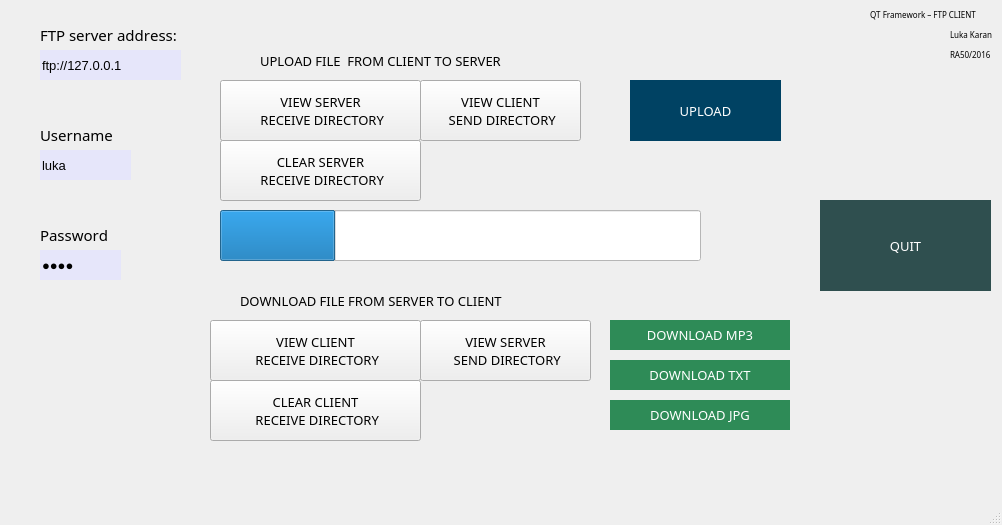
<?xml version="1.0" encoding="UTF-8"?>
<ui version="4.0">
 <class>MainWindow</class>
 <widget class="QMainWindow" name="MainWindow">
  <property name="geometry">
   <rect>
    <x>0</x>
    <y>0</y>
    <width>1002</width>
    <height>525</height>
   </rect>
  </property>
  <property name="windowTitle">
   <string>FTP_CLIENT</string>
  </property>
  <property name="windowIcon">
   <iconset>
    <normaloff>icon.png</normaloff>
    <normalon>icon.png</normalon>
    <disabledoff>icon.png</disabledoff>
    <activeon>icon.png</activeon>
    <selectedoff>icon.png</selectedoff>
    <selectedon>icon.png</selectedon>icon.png</iconset>
  </property>
  <property name="toolTipDuration">
   <number>-1</number>
  </property>
  <property name="styleSheet">
   <string notr="true">QMainWindow{background-image: url(&quot;C:/Users/Luka/Desktop/FTP_CLIENT/FTP_CLIENT/background.jpg&quot;);}
</string>
  </property>
  <property name="animated">
   <bool>false</bool>
  </property>
  <widget class="QWidget" name="centralWidget">
   <property name="styleSheet">
    <string notr="true"/>
   </property>
   <widget class="QLabel" name="label_ftp">
    <property name="geometry">
     <rect>
      <x>40</x>
      <y>20</y>
      <width>141</width>
      <height>30</height>
     </rect>
    </property>
    <property name="font">
     <font>
      <family>Bauhaus 93</family>
      <pointsize>11</pointsize>
      <weight>50</weight>
      <italic>false</italic>
      <bold>false</bold>
      <kerning>false</kerning>
     </font>
    </property>
    <property name="toolTip">
     <string/>
    </property>
    <property name="styleSheet">
     <string notr="true">font: 11pt &quot;Bauhaus 93&quot;;</string>
    </property>
    <property name="frameShape">
     <enum>QFrame::NoFrame</enum>
    </property>
    <property name="frameShadow">
     <enum>QFrame::Raised</enum>
    </property>
    <property name="midLineWidth">
     <number>1</number>
    </property>
    <property name="text">
     <string>FTP server address:</string>
    </property>
   </widget>
   <widget class="QLineEdit" name="lineEdit_ftp">
    <property name="geometry">
     <rect>
      <x>40</x>
      <y>50</y>
      <width>141</width>
      <height>30</height>
     </rect>
    </property>
    <property name="font">
     <font>
      <family>Arial</family>
      <pointsize>10</pointsize>
      <weight>50</weight>
      <italic>false</italic>
      <bold>false</bold>
      <kerning>false</kerning>
     </font>
    </property>
    <property name="toolTip">
     <string/>
    </property>
    <property name="styleSheet">
     <string notr="true">background-color: rgb(230, 230, 250);
 border: 10px;
font: 10pt &quot;Arial&quot;;
color:black;</string>
    </property>
    <property name="text">
     <string>ftp://127.0.0.1</string>
    </property>
    <property name="frame">
     <bool>true</bool>
    </property>
   </widget>
   <widget class="QLabel" name="label_user">
    <property name="geometry">
     <rect>
      <x>40</x>
      <y>120</y>
      <width>91</width>
      <height>30</height>
     </rect>
    </property>
    <property name="font">
     <font>
      <family>Bauhaus 93</family>
      <pointsize>11</pointsize>
      <weight>50</weight>
      <italic>false</italic>
      <bold>false</bold>
      <kerning>false</kerning>
     </font>
    </property>
    <property name="toolTip">
     <string/>
    </property>
    <property name="styleSheet">
     <string notr="true">font: 11pt &quot;Bauhaus 93&quot;;</string>
    </property>
    <property name="frameShape">
     <enum>QFrame::NoFrame</enum>
    </property>
    <property name="frameShadow">
     <enum>QFrame::Raised</enum>
    </property>
    <property name="midLineWidth">
     <number>1</number>
    </property>
    <property name="text">
     <string>Username</string>
    </property>
   </widget>
   <widget class="QLineEdit" name="lineEdit_user">
    <property name="geometry">
     <rect>
      <x>40</x>
      <y>150</y>
      <width>91</width>
      <height>30</height>
     </rect>
    </property>
    <property name="font">
     <font>
      <family>Arial</family>
      <pointsize>10</pointsize>
      <weight>50</weight>
      <italic>false</italic>
      <bold>false</bold>
      <kerning>false</kerning>
     </font>
    </property>
    <property name="toolTip">
     <string/>
    </property>
    <property name="styleSheet">
     <string notr="true">background-color: rgb(230, 230, 250);
 border: 10px;
font: 10pt &quot;Arial&quot;;
color:black;</string>
    </property>
    <property name="inputMethodHints">
     <set>Qt::ImhNone</set>
    </property>
    <property name="text">
     <string>luka</string>
    </property>
    <property name="frame">
     <bool>true</bool>
    </property>
   </widget>
   <widget class="QLabel" name="label_password">
    <property name="geometry">
     <rect>
      <x>40</x>
      <y>220</y>
      <width>81</width>
      <height>30</height>
     </rect>
    </property>
    <property name="font">
     <font>
      <family>Bauhaus 93</family>
      <pointsize>11</pointsize>
      <weight>50</weight>
      <italic>false</italic>
      <bold>false</bold>
      <kerning>false</kerning>
     </font>
    </property>
    <property name="toolTip">
     <string/>
    </property>
    <property name="styleSheet">
     <string notr="true">font: 11pt &quot;Bauhaus 93&quot;;</string>
    </property>
    <property name="frameShape">
     <enum>QFrame::NoFrame</enum>
    </property>
    <property name="frameShadow">
     <enum>QFrame::Raised</enum>
    </property>
    <property name="midLineWidth">
     <number>1</number>
    </property>
    <property name="text">
     <string>Password</string>
    </property>
   </widget>
   <widget class="QLineEdit" name="lineEdit_password">
    <property name="enabled">
     <bool>true</bool>
    </property>
    <property name="geometry">
     <rect>
      <x>40</x>
      <y>250</y>
      <width>81</width>
      <height>30</height>
     </rect>
    </property>
    <property name="font">
     <font>
      <family>Arial</family>
      <pointsize>10</pointsize>
      <weight>50</weight>
      <italic>false</italic>
      <bold>false</bold>
      <kerning>false</kerning>
     </font>
    </property>
    <property name="toolTip">
     <string/>
    </property>
    <property name="styleSheet">
     <string notr="true">background-color: rgb(230, 230, 250);
 border: 10px;
font: 10pt &quot;Arial&quot;;
color:black;</string>
    </property>
    <property name="text">
     <string>rtrk</string>
    </property>
    <property name="frame">
     <bool>true</bool>
    </property>
    <property name="echoMode">
     <enum>QLineEdit::Password</enum>
    </property>
   </widget>
   <widget class="QProgressBar" name="progressBar">
    <property name="geometry">
     <rect>
      <x>220</x>
      <y>210</y>
      <width>481</width>
      <height>51</height>
     </rect>
    </property>
    <property name="font">
     <font>
      <family>Bauhaus 93</family>
      <pointsize>11</pointsize>
      <weight>50</weight>
      <italic>false</italic>
      <bold>false</bold>
     </font>
    </property>
    <property name="autoFillBackground">
     <bool>false</bool>
    </property>
    <property name="styleSheet">
     <string notr="true">font: 11pt &quot;Bauhaus 93&quot;;
background-color:white;
color:white;</string>
    </property>
    <property name="value">
     <number>24</number>
    </property>
   </widget>
   <widget class="QPushButton" name="Btn_upload">
    <property name="geometry">
     <rect>
      <x>630</x>
      <y>80</y>
      <width>151</width>
      <height>61</height>
     </rect>
    </property>
    <property name="font">
     <font>
      <family>Bauhaus 93</family>
      <pointsize>10</pointsize>
      <weight>50</weight>
      <italic>false</italic>
      <bold>false</bold>
     </font>
    </property>
    <property name="cursor">
     <cursorShape>PointingHandCursor</cursorShape>
    </property>
    <property name="styleSheet">
     <string notr="true">background-color: rgb(00,66,99);
 border: 10px;
font: 10pt &quot;Bauhaus 93&quot;;
color:white;</string>
    </property>
    <property name="text">
     <string>UPLOAD</string>
    </property>
   </widget>
   <widget class="QLabel" name="creator">
    <property name="enabled">
     <bool>true</bool>
    </property>
    <property name="geometry">
     <rect>
      <x>950</x>
      <y>20</y>
      <width>91</width>
      <height>30</height>
     </rect>
    </property>
    <property name="font">
     <font>
      <family>Bauhaus 93</family>
      <pointsize>6</pointsize>
      <weight>50</weight>
      <italic>false</italic>
      <bold>false</bold>
      <kerning>false</kerning>
     </font>
    </property>
    <property name="toolTip">
     <string/>
    </property>
    <property name="styleSheet">
     <string notr="true">font: 6pt &quot;Bauhaus 93&quot;;</string>
    </property>
    <property name="frameShape">
     <enum>QFrame::NoFrame</enum>
    </property>
    <property name="frameShadow">
     <enum>QFrame::Plain</enum>
    </property>
    <property name="lineWidth">
     <number>0</number>
    </property>
    <property name="midLineWidth">
     <number>0</number>
    </property>
    <property name="text">
     <string>Luka Karan</string>
    </property>
    <property name="openExternalLinks">
     <bool>false</bool>
    </property>
    <property name="textInteractionFlags">
     <set>Qt::LinksAccessibleByMouse</set>
    </property>
   </widget>
   <widget class="QLabel" name="index">
    <property name="enabled">
     <bool>true</bool>
    </property>
    <property name="geometry">
     <rect>
      <x>950</x>
      <y>40</y>
      <width>91</width>
      <height>30</height>
     </rect>
    </property>
    <property name="font">
     <font>
      <family>Bauhaus 93</family>
      <pointsize>6</pointsize>
      <weight>50</weight>
      <italic>false</italic>
      <bold>false</bold>
      <kerning>false</kerning>
     </font>
    </property>
    <property name="toolTip">
     <string/>
    </property>
    <property name="styleSheet">
     <string notr="true">font: 6pt &quot;Bauhaus 93&quot;;</string>
    </property>
    <property name="frameShape">
     <enum>QFrame::NoFrame</enum>
    </property>
    <property name="frameShadow">
     <enum>QFrame::Plain</enum>
    </property>
    <property name="lineWidth">
     <number>0</number>
    </property>
    <property name="midLineWidth">
     <number>0</number>
    </property>
    <property name="text">
     <string>RA50/2016</string>
    </property>
    <property name="textInteractionFlags">
     <set>Qt::LinksAccessibleByMouse</set>
    </property>
   </widget>
   <widget class="QLabel" name="projectname">
    <property name="enabled">
     <bool>true</bool>
    </property>
    <property name="geometry">
     <rect>
      <x>870</x>
      <y>0</y>
      <width>231</width>
      <height>30</height>
     </rect>
    </property>
    <property name="font">
     <font>
      <family>Bauhaus 93</family>
      <pointsize>6</pointsize>
      <weight>50</weight>
      <italic>false</italic>
      <bold>false</bold>
      <kerning>false</kerning>
     </font>
    </property>
    <property name="toolTip">
     <string/>
    </property>
    <property name="styleSheet">
     <string notr="true">font: 6pt &quot;Bauhaus 93&quot;;</string>
    </property>
    <property name="frameShape">
     <enum>QFrame::NoFrame</enum>
    </property>
    <property name="frameShadow">
     <enum>QFrame::Plain</enum>
    </property>
    <property name="lineWidth">
     <number>0</number>
    </property>
    <property name="midLineWidth">
     <number>0</number>
    </property>
    <property name="text">
     <string>QT Framework – FTP CLIENT</string>
    </property>
    <property name="openExternalLinks">
     <bool>false</bool>
    </property>
    <property name="textInteractionFlags">
     <set>Qt::LinksAccessibleByMouse</set>
    </property>
   </widget>
   <widget class="QPushButton" name="Btn_disconnect">
    <property name="geometry">
     <rect>
      <x>820</x>
      <y>200</y>
      <width>171</width>
      <height>91</height>
     </rect>
    </property>
    <property name="font">
     <font>
      <family>Bauhaus 93</family>
      <pointsize>10</pointsize>
      <weight>50</weight>
      <italic>false</italic>
      <bold>false</bold>
     </font>
    </property>
    <property name="cursor">
     <cursorShape>ForbiddenCursor</cursorShape>
    </property>
    <property name="styleSheet">
     <string notr="true">background-color: rgb(47, 79, 79);
 border: 10px;
font: 10pt &quot;Bauhaus 93&quot;;
color:white;</string>
    </property>
    <property name="text">
     <string>QUIT</string>
    </property>
   </widget>
   <widget class="QPushButton" name="Btn_download">
    <property name="geometry">
     <rect>
      <x>610</x>
      <y>320</y>
      <width>180</width>
      <height>30</height>
     </rect>
    </property>
    <property name="font">
     <font>
      <family>Bauhaus 93</family>
      <pointsize>10</pointsize>
      <weight>50</weight>
      <italic>false</italic>
      <bold>false</bold>
     </font>
    </property>
    <property name="cursor">
     <cursorShape>PointingHandCursor</cursorShape>
    </property>
    <property name="styleSheet">
     <string notr="true">background-color: rgb(46, 139, 87);
 border: 10px;
font: 10pt &quot;Bauhaus 93&quot;;
color:white;</string>
    </property>
    <property name="text">
     <string>DOWNLOAD MP3</string>
    </property>
   </widget>
   <widget class="QLabel" name="label_ftp_2">
    <property name="geometry">
     <rect>
      <x>260</x>
      <y>30</y>
      <width>361</width>
      <height>61</height>
     </rect>
    </property>
    <property name="font">
     <font>
      <family>Bauhaus 93</family>
      <pointsize>10</pointsize>
      <weight>50</weight>
      <italic>false</italic>
      <bold>false</bold>
      <kerning>false</kerning>
     </font>
    </property>
    <property name="toolTip">
     <string/>
    </property>
    <property name="styleSheet">
     <string notr="true">font: 10pt &quot;Bauhaus 93&quot;;</string>
    </property>
    <property name="frameShape">
     <enum>QFrame::NoFrame</enum>
    </property>
    <property name="frameShadow">
     <enum>QFrame::Raised</enum>
    </property>
    <property name="midLineWidth">
     <number>1</number>
    </property>
    <property name="text">
     <string>UPLOAD FILE  FROM CLIENT TO SERVER</string>
    </property>
   </widget>
   <widget class="QLabel" name="label_ftp_3">
    <property name="geometry">
     <rect>
      <x>240</x>
      <y>270</y>
      <width>351</width>
      <height>61</height>
     </rect>
    </property>
    <property name="font">
     <font>
      <family>Bauhaus 93</family>
      <pointsize>10</pointsize>
      <weight>50</weight>
      <italic>false</italic>
      <bold>false</bold>
      <kerning>false</kerning>
     </font>
    </property>
    <property name="toolTip">
     <string/>
    </property>
    <property name="styleSheet">
     <string notr="true">font: 10pt &quot;Bauhaus 93&quot;;</string>
    </property>
    <property name="frameShape">
     <enum>QFrame::NoFrame</enum>
    </property>
    <property name="frameShadow">
     <enum>QFrame::Raised</enum>
    </property>
    <property name="midLineWidth">
     <number>1</number>
    </property>
    <property name="text">
     <string>DOWNLOAD FILE FROM SERVER TO CLIENT</string>
    </property>
   </widget>
   <widget class="QPushButton" name="Btn_download_2">
    <property name="geometry">
     <rect>
      <x>610</x>
      <y>360</y>
      <width>180</width>
      <height>30</height>
     </rect>
    </property>
    <property name="font">
     <font>
      <family>Bauhaus 93</family>
      <pointsize>10</pointsize>
      <weight>50</weight>
      <italic>false</italic>
      <bold>false</bold>
     </font>
    </property>
    <property name="cursor">
     <cursorShape>PointingHandCursor</cursorShape>
    </property>
    <property name="styleSheet">
     <string notr="true">background-color: rgb(46, 139, 87);
 border: 10px;
font: 10pt &quot;Bauhaus 93&quot;;
color:white;</string>
    </property>
    <property name="text">
     <string>DOWNLOAD TXT</string>
    </property>
   </widget>
   <widget class="QPushButton" name="Btn_download_3">
    <property name="geometry">
     <rect>
      <x>610</x>
      <y>400</y>
      <width>180</width>
      <height>30</height>
     </rect>
    </property>
    <property name="font">
     <font>
      <family>Bauhaus 93</family>
      <pointsize>10</pointsize>
      <weight>50</weight>
      <italic>false</italic>
      <bold>false</bold>
     </font>
    </property>
    <property name="cursor">
     <cursorShape>PointingHandCursor</cursorShape>
    </property>
    <property name="styleSheet">
     <string notr="true">background-color: rgb(46, 139, 87);
 border: 10px;
font: 10pt &quot;Bauhaus 93&quot;;
color:white;</string>
    </property>
    <property name="text">
     <string>DOWNLOAD JPG</string>
    </property>
   </widget>
   <widget class="QPushButton" name="Btn_clear">
    <property name="geometry">
     <rect>
      <x>210</x>
      <y>380</y>
      <width>211</width>
      <height>61</height>
     </rect>
    </property>
    <property name="font">
     <font>
      <family>Bauhaus 93</family>
      <pointsize>10</pointsize>
      <weight>50</weight>
      <italic>false</italic>
      <bold>false</bold>
     </font>
    </property>
    <property name="cursor">
     <cursorShape>PointingHandCursor</cursorShape>
    </property>
    <property name="styleSheet">
     <string notr="true">font: 10pt &quot;Bauhaus 93&quot;;</string>
    </property>
    <property name="text">
     <string>CLEAR CLIENT
 RECEIVE DIRECTORY</string>
    </property>
   </widget>
   <widget class="QPushButton" name="Btn_clear_2">
    <property name="geometry">
     <rect>
      <x>220</x>
      <y>140</y>
      <width>201</width>
      <height>61</height>
     </rect>
    </property>
    <property name="font">
     <font>
      <family>Bauhaus 93</family>
      <pointsize>10</pointsize>
      <weight>50</weight>
      <italic>false</italic>
      <bold>false</bold>
     </font>
    </property>
    <property name="cursor">
     <cursorShape>PointingHandCursor</cursorShape>
    </property>
    <property name="styleSheet">
     <string notr="true">font: 10pt &quot;Bauhaus 93&quot;;</string>
    </property>
    <property name="text">
     <string>CLEAR SERVER
 RECEIVE DIRECTORY</string>
    </property>
   </widget>
   <widget class="QPushButton" name="Btn_server_dir">
    <property name="geometry">
     <rect>
      <x>420</x>
      <y>320</y>
      <width>171</width>
      <height>61</height>
     </rect>
    </property>
    <property name="font">
     <font>
      <family>Bauhaus 93</family>
      <pointsize>10</pointsize>
      <weight>50</weight>
      <italic>false</italic>
      <bold>false</bold>
      <kerning>true</kerning>
     </font>
    </property>
    <property name="cursor">
     <cursorShape>OpenHandCursor</cursorShape>
    </property>
    <property name="accessibleDescription">
     <string/>
    </property>
    <property name="styleSheet">
     <string notr="true">font: 10pt &quot;Bauhaus 93&quot;;</string>
    </property>
    <property name="text">
     <string>VIEW SERVER
 SEND DIRECTORY</string>
    </property>
   </widget>
   <widget class="QPushButton" name="Brn_client_receive">
    <property name="geometry">
     <rect>
      <x>210</x>
      <y>320</y>
      <width>211</width>
      <height>61</height>
     </rect>
    </property>
    <property name="font">
     <font>
      <family>Bauhaus 93</family>
      <pointsize>10</pointsize>
      <weight>50</weight>
      <italic>false</italic>
      <bold>false</bold>
     </font>
    </property>
    <property name="cursor">
     <cursorShape>OpenHandCursor</cursorShape>
    </property>
    <property name="styleSheet">
     <string notr="true">font: 10pt &quot;Bauhaus 93&quot;;
</string>
    </property>
    <property name="text">
     <string>VIEW CLIENT
 RECEIVE DIRECTORY</string>
    </property>
   </widget>
   <widget class="QPushButton" name="Btn_client_send">
    <property name="geometry">
     <rect>
      <x>420</x>
      <y>80</y>
      <width>161</width>
      <height>61</height>
     </rect>
    </property>
    <property name="font">
     <font>
      <family>Bauhaus 93</family>
      <pointsize>10</pointsize>
      <weight>50</weight>
      <italic>false</italic>
      <bold>false</bold>
     </font>
    </property>
    <property name="cursor">
     <cursorShape>OpenHandCursor</cursorShape>
    </property>
    <property name="styleSheet">
     <string notr="true">font: 10pt &quot;Bauhaus 93&quot;;</string>
    </property>
    <property name="text">
     <string>VIEW CLIENT
 SEND DIRECTORY</string>
    </property>
   </widget>
   <widget class="QPushButton" name="Btn_server_dir_2">
    <property name="geometry">
     <rect>
      <x>220</x>
      <y>80</y>
      <width>201</width>
      <height>61</height>
     </rect>
    </property>
    <property name="minimumSize">
     <size>
      <width>201</width>
      <height>0</height>
     </size>
    </property>
    <property name="font">
     <font>
      <family>Bauhaus 93</family>
      <pointsize>10</pointsize>
      <weight>50</weight>
      <italic>false</italic>
      <bold>false</bold>
     </font>
    </property>
    <property name="cursor">
     <cursorShape>OpenHandCursor</cursorShape>
    </property>
    <property name="styleSheet">
     <string notr="true">font: 10pt &quot;Bauhaus 93&quot;;</string>
    </property>
    <property name="text">
     <string>VIEW SERVER
 RECEIVE DIRECTORY</string>
    </property>
   </widget>
  </widget>
  <widget class="QMenuBar" name="menuBar">
   <property name="geometry">
    <rect>
     <x>0</x>
     <y>0</y>
     <width>1002</width>
     <height>26</height>
    </rect>
   </property>
  </widget>
  <widget class="QStatusBar" name="statusBar"/>
 </widget>
 <layoutdefault spacing="6" margin="11"/>
 <resources/>
 <connections/>
</ui>
